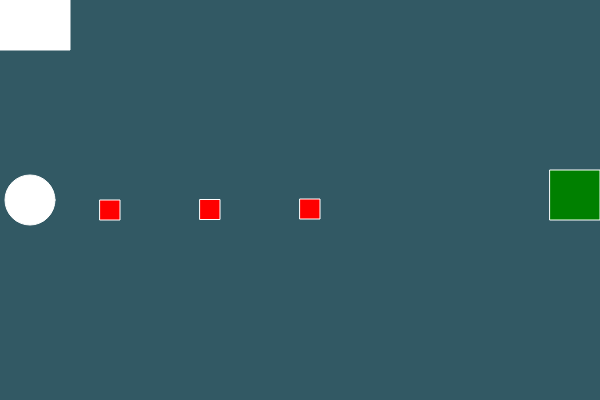
Frame 1 (no input)
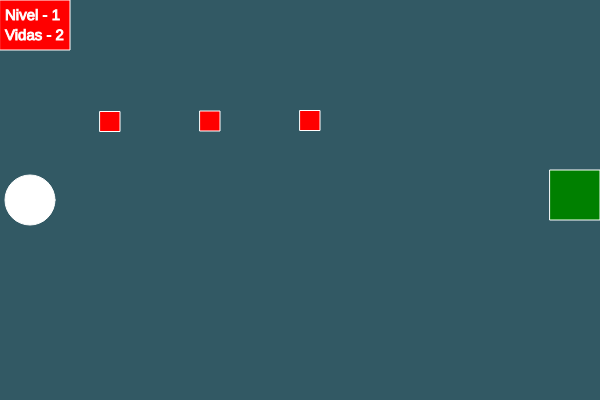
Frame 60 (no input)
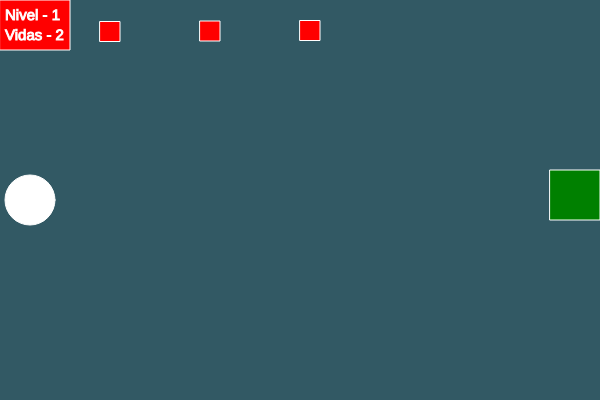
Frame 120 (the mouse pressed at the canvas centre since frame 60)

The p5.js sketch that drew these frames (run headless with seeded random() and noise() and a simulated clock; from frame 60 on, the mouse is pressed at the canvas centre):

// p5.js sketch
// ── sketch.js
function setup() {
	createCanvas(600,400);
	stroke(255);
  //objeto que se mexe A
	a = height/2;
	//
}
var lvl=1;
var life=2;
var xf=550;
var yf=170;
var movex1=100;
var movex2=200;
var movex3=300;
var movex4=400;
var x = 30;
var y = 200;
function draw() {
	
	if(keyIsDown(RIGHT_ARROW)&&x<570){
	x+=5;
	}
	if(keyIsDown(LEFT_ARROW)&&x>30){
	x-=5;
	}
clear();
background(50, 89, 100);
	rect(0,0,70,50);
	
	
	
	fill(255);
	
	textSize(15);
	text('Nivel - '+lvl, 5,20);
	text('Vidas - '+life, 5,40);
  ellipse(x,y,50,50);
	
fill('green')
	if(dist(x,y,movex1,a)<20||dist(x,y,movex2,a)<20||dist(x,y,movex3,a)<20||dist(x,y,movex4,a)<20){
		life--;
		x=30;
		if(life==0){
			lvl=7;
		}
	}
  if(dist(x,y,xf,y)<10){
		lvl++;
		x=30;
	}
	rect(xf,yf,50,50);//ponto final
	fill('red');
		
	if(lvl==1){
//objeto que se mexe	A
rect(movex1, a, 20, 20); //rect(posição,onde ele vai começar,x,y
a =a-0.5;
		if (a < 0) {
		//variável para quanto atingir o valor zero, ele volta para o inicio da tela	
		a = height;
			movex1=random(100,500)
	}
rect(movex2, a, 20, 20); //rect(posição,onde ele vai começar,x,y
a = a - 0.5;
		if (a < 0) {
		//variável para quanto atingir o valor zero, ele volta para o inicio da tela	
		a = height;
			movex2=random(100,500)
	}
rect(movex3, a, 20, 20); //rect(posição,onde ele vai começar,x,y
a = a - 0.5;
		if (a < 0) {
		//variável para quanto atingir o valor zero, ele volta para o inicio da tela	
		a = height;
			movex3=random(100,500)
	}
}//fim do lvl1
	
	
	else if (lvl==2){
		rect(movex1, a, 20, 20); //rect(posição,onde ele vai começar,x,y
a = a - 0.5;
		if (a < 0) {
		//variável para quanto atingir o valor zero, ele volta para o inicio da tela	
		a = height;
			movex1=random(100,500)
	}
rect(movex2, a, 20, 20); //rect(posição,onde ele vai começar,x,y
a = a - 0.5;
		if (a < 0) {
		//variável para quanto atingir o valor zero, ele volta para o inicio da tela	
		a = height;
			movex2=random(100,500)
	}
rect(movex3, a, 20, 20); //rect(posição,onde ele vai começar,x,y
a = a - 0.5;
		if (a < 0) {
		//variável para quanto atingir o valor zero, ele volta para o inicio da tela	
		a = height;
			movex3=random(100,500)
	}
rect(movex4, a, 20, 20); //rect(posição,onde ele vai começar,x,y
a = a - 0.5;
		if (a < 0) {
		//variável para quanto atingir o valor zero, ele volta para o inicio da tela	
		a = height;
			movex4=random(100,500)
	}
	}//fim do lvl2
	
	
else if(lvl==3){
	rect(movex1, a, 20, 20); //rect(posição,onde ele vai começar,x,y
a = a - 1;
		if (a < 0) {
		//variável para quanto atingir o valor zero, ele volta para o inicio da tela	
		a = height;
			movex1=random(100,500)
	}
rect(movex2, a, 20, 20); //rect(posição,onde ele vai começar,x,y
a = a - 1;
		if (a < 0) {
		//variável para quanto atingir o valor zero, ele volta para o inicio da tela	
		a = height;
			movex2=random(100,500)
	}
rect(movex3, a, 20, 20); //rect(posição,onde ele vai começar,x,y
a = a - 1;
		if (a < 0) {
		//variável para quanto atingir o valor zero, ele volta para o inicio da tela	
		a = height;
			movex3=random(100,500)
	}
rect(movex4, a, 20, 20); //rect(posição,onde ele vai começar,x,y
a = a - 1;
		if (a < 0) {
		//variável para quanto atingir o valor zero, ele volta para o inicio da tela	
		a = height;
			movex4=random(100,500)
	}
}//fim do lvl3
	
	
	else if(lvl==4){
	rect(movex1, a, 20, 20); //rect(posição,onde ele vai começar,x,y
a = a - 1.5;
		if (a < 0) {
		//variável para quanto atingir o valor zero, ele volta para o inicio da tela	
		a = height;
			movex1=random(100,500)
	}
rect(movex2, a, 20, 20); //rect(posição,onde ele vai começar,x,y
a = a - 1.5;
		if (a < 0) {
		//variável para quanto atingir o valor zero, ele volta para o inicio da tela	
		a = height;
			movex2=random(100,500)
	}
rect(movex3, a, 20, 20); //rect(posição,onde ele vai começar,x,y
a = a - 1.5;
		if (a < 0) {
		//variável para quanto atingir o valor zero, ele volta para o inicio da tela	
		a = height;
			movex3=random(100,500)
	}
rect(movex4, a, 20, 20); //rect(posição,onde ele vai começar,x,y
a = a - 1.5;
		if (a < 0) {
		//variável para quanto atingir o valor zero, ele volta para o inicio da tela	
		a = height;
			movex4=random(100,500)
	}	
	}//fim do lvl4
	
	
else if(lvl==5){//final lvl.
	rect(movex1, a, 20, 20); //rect(posição,onde ele vai começar,x,y
a = a - 2;
		if (a < 0) {
		//variável para quanto atingir o valor zero, ele volta para o inicio da tela	
		a = height;
			movex1=random(100,500)
	}
rect(movex2, a, 20, 20); //rect(posição,onde ele vai começar,x,y
a = a - 2;
		if (a < 0) {
		//variável para quanto atingir o valor zero, ele volta para o inicio da tela	
		a = height;
			movex2=random(100,500)
	}
rect(movex3, a, 20, 20); //rect(posição,onde ele vai começar,x,y
a = a - 2;
		if (a < 0) {
		//variável para quanto atingir o valor zero, ele volta para o inicio da tela	
		a = height;
			movex3=random(100,500)
	}
rect(movex4, a, 20, 20); //rect(posição,onde ele vai começar,x,y
a = a - 2;
		if (a < 0) {
		//variável para quanto atingir o valor zero, ele volta para o inicio da tela	
		a = height;
			movex4=random(100,500)
	}	
}
	
	
	else if(lvl==6){
		textSize(30)
		text("jogo completo", 15,70);
		//por loop
}
	else if(lvl==7){
	  clear();
		background(50, 89, 100);
    fill(0);
		textSize(50);
 text("Fim de jogo", 150, 200);
	}
}
